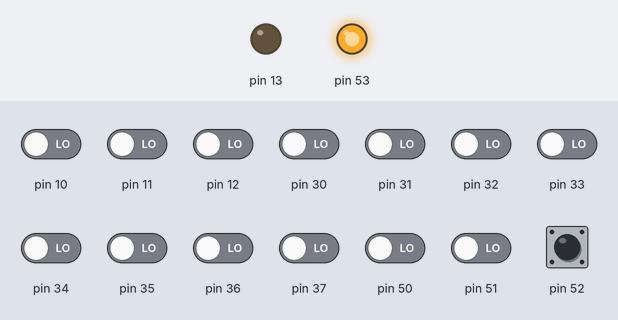
This sketch was run on a simulated Arduino Mega 2560, built for the host (arithmetic inside an expression is 32-bit, double 64-bit). Shown: output pins drawn as LEDs (lit = HIGH). Inputs (shaded band) come from the test bench; at power-on: pin 52 HIGH, pin 10–12, pin 30–37, pin 50, pin 51 LOW.

Above: at 0.1 s.
Timing chart, 0 to 1.6 s (numbered marks = the images above):
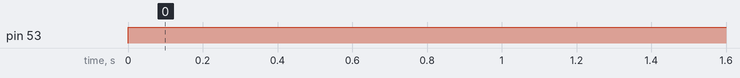

Measured:
- by itself, pin 53: LOW → HIGH at 0.00 s

The sketch:

1284_Osc_8_Button_Organ.ino
```cpp
// (licence header left out)
/* Include the constants file */
#include "decay256.h"
#include "cos2048.h"


/************************* Defines ********************************/
#define DEBUG 0

#if DEBUG == 1
#define dprint(expression) Serial.print("# "); Serial.print( #expression ); Serial.print( ": " ); Serial.println( expression )
#define dshow(expression) Serial.println( expression )
#else
#define dprint(expression)
#define dshow(expression)
#endif

#ifndef cbi
#define cbi(sfr, bit) (_SFR_BYTE(sfr) &= ~_BV(bit))
#endif
#ifndef sbi
#define sbi(sfr, bit) (_SFR_BYTE(sfr) |= _BV(bit))
#endif

/* Sample rate, in powers of two  2^14 = 16384 */
#define SAMPLE_RATE 16384

/* Control the rate of checking controls */
#define CONTROL_RATE 128

/* Mid voltage point of the 10 bit PWM */
#define PWM_BIAS 512

/************************** Variables *****************************/

/*The measured referance clock speed */
const double ref_clk = 16381.6;
/* Store the dfreq */
double dFreq;

// variables used inside interrupt service declared as voilatile
volatile int32_t sample;
volatile uint16_t icnt; // var inside interrupt

volatile unsigned long phaccu; // pahse accumulator

volatile unsigned long tword_m; // dds tuning word m

/*Notes */
const unsigned long c_tword_m = 34345896;
const unsigned long d_tword_m = 38540816;
const unsigned long e_tword_m = 43260096;
const unsigned long f_tword_m = 46144104;
const unsigned long g_tword_m = 51387752;
const unsigned long a_tword_m = 57680132;
const unsigned long b_tword_m = 64759056;
const unsigned long c2_tword_m = 68691792;

volatile boolean next_step = false;

volatile uint16_t control_count;
volatile uint16_t control_match;

/******* About the envelope *************/
volatile uint8_t mod_count = 0;
volatile uint16_t mod_tick;
boolean envelope = false;
boolean att = false;
boolean rel = false;
boolean button_check = false;
boolean octave = false;


/******** About the ADC *****************/
uint16_t adc0 = 0;
uint16_t adc_array[4];
uint16_t old_adc0 = 0;

/*About the filter  */
const float alpha = .25;
/*Store the filtered sample */
uint16_t adc_filtered[4] = {0, 0, 0,};
/*Store the previous filtered sample */
uint32_t f_v[4][3];

/**************************  Functions ****************************/
/* Sample rate tick timer, place any counter to increment here */
void tick_hook() {
  mod_tick ++;
  /* Fixed an anoying over-flow tick */
  if (mod_tick > 16384) {
    mod_tick = 0;
  }
}

void filter(byte ary_num) {
  /*Calculate the new value */
  f_v[ary_num][1] = (float)alpha * adc_array[ary_num] + (1 - alpha) * f_v[ary_num][0];
  /*Store the old value */
  f_v[ary_num][0] = f_v[ary_num][1];

  /*Store the filtered value */
  adc_filtered[ary_num] = f_v[ary_num][1];
}


/******************************************************************/
/*************************** Setup ********************************/
/******************************************************************/
void setup() {
  if (DEBUG) {
    Serial.begin(115200);
  }

  /************************* Setup Pins ***************************/

  for (byte p = 16; p < 24; p ++) {
    pinMode(p, INPUT_PULLUP);
  }

  pinMode(1, INPUT_PULLUP);

  /*Set PD5 to OUTPUT */
  //DDRD |= _BV (5); // pinMode (5, OUTPUT);
  pinMode(13, OUTPUT);

  /* PB0, pin 1 as OUTPUT for LED */
  DDRB |= _BV (0); // pinMode (0, OUTPUT);


  /*************************  Setup ADC ***************************/
  /*Set to Right Adjust for 1024 precision */
  cbi(ADMUX, ADLAR);

  /*Set to VRef to AVCC */
  cbi(ADMUX, REFS1);
  sbi(ADMUX, REFS0);

  /*Set to ADC0 to start */
  cbi(ADMUX, MUX3);
  cbi(ADMUX, MUX2);
  cbi(ADMUX, MUX1);
  cbi(ADMUX, MUX0);

  /*Set prescaler to 64 */
  sbi(ADCSRA, ADPS2);
  sbi(ADCSRA, ADPS1);
  cbi(ADCSRA, ADPS0);

  /*Turn off Auto Trigger */
  cbi(ADCSRA, ADATE);

  /*Turn the ADC ON  */
  cbi(ADCSRA, ADEN);

  /*Start the first conversion */
  cbi(ADCSRA, ADSC);

  /*************************  Setup Timer1 ************************/
  /* Stop interrupts */
  cli();
  /* Clear the Timer 1 registers */
  TCCR1A = 0;
  TCCR1B = 0;
  /* Initialize the count to Zero */
  TCNT1  = 0;
  /* Set PWM value max 10 bit ie, 0 to 1024 */
  OCR1A = 512;
  /* Set to Fast PWM  10 bit */
  cbi(TCCR1B, WGM13);
  sbi(TCCR1B, WGM12);
  sbi(TCCR1A, WGM11);
  sbi(TCCR1A, WGM10);

  /* Set prescaler */
  /*  CS12  CS11  CS10    prescaler
       0    0     0       No clock source, disabled
       0    0     1       System clock, no prescale
       0    1     0       clk/8
       0    1     1       clk/64
       1    0     0       clk/256
       1    0     1       clk/1024
  */
  cbi(TCCR1B, CS12);
  cbi(TCCR1B, CS11);
  sbi(TCCR1B, CS10);

  /* Enable timer compare interrupt */
  /* This will enable the ISR to be used */
  //sbi(TIMSK1, OCIE1A);

  /*Set OC1A to non-inverting mode  */
  /* Pin PD5 Clear on Compare, Set at BOTTOM */
  sbi(TCCR1A, COM1A1);
  cbi(TCCR1A, COM1A0);
  /* Pin PD4 normal operation */
  cbi(TCCR1A, COM1B1);
  cbi(TCCR1A, COM1B0);

  /*Allow interrupts */
  sei();

  /*Use Timer 3 to control sample time */

  /*************************  Setup Timer3 ************************/
  /* Stop interrupts */
  cli();
  /* Clear the Timer 1 registers */
  TCCR3A = 0;
  TCCR3B = 0;
  /* Initialize the count to Zero */
  TCNT3  = 0;
  /* Set compare match register value */
  /* F_CPU / ( prescaler * time )  */
  OCR3A = F_CPU / SAMPLE_RATE;
  /* Set to Clear Timer on Compare Match */
  sbi(TCCR3B, WGM32);

  /* Set prescaler */
  /*  CS12  CS11  CS10    prescaler
       0    0     0       No clock source, disabled
       0    0     1       System clock, no prescale
       0    1     0       clk/8
       0    1     1       clk/64
       1    0     0       clk/256
       1    0     1       clk/1024
  */
  cbi(TCCR3B, CS32);
  cbi(TCCR3B, CS31);
  sbi(TCCR3B, CS30);

  /* Enable timer compare interrupt */
  /* This will enable the ISR to be used */
  sbi(TIMSK3, OCIE3A);

  /*Toggle OC1A/OC1B on compare match */
  /* Pin PB6 normal operation */
  cbi(TCCR3A, COM3A1);
  cbi(TCCR3A, COM3A0);
  /* Pin PB7 normal operation */
  cbi(TCCR3A, COM3B1);
  cbi(TCCR3A, COM3B0);

  /*Allow interrupts */
  sei();

  control_match = SAMPLE_RATE / CONTROL_RATE;


  /*Initial freq */
  dFreq = 110;    //100 Hz
  /* calulate DDS new tuning word */
  tword_m = pow(2, 32) * dFreq / ref_clk;


}/**************************  End Setup **************************/

/*ISR to handle the Timer 1 interrupt */
ISR(TIMER1_COMPA_vect) {

}

/*ISR to handle the Timer 3 interrupt */
ISR(TIMER3_COMPA_vect) {
  /*System rate tick timer */
  tick_hook();

  /* Set the next value */
  OCR1A = PWM_BIAS + sample; // (COS2048_DATA[icnt] << 2) ;

  /* Get the next tword */
  phaccu = phaccu + tword_m; // soft DDS, phase accu with 32 bits
  /* Get the next phase position */
  icnt = phaccu >> 21; // use upper 11 bits for phase accu as frequency information

  /* Fixed point math to calculate the envelope */
  int32_t ww = COS2048_DATA[icnt] << 2;
  /* 127 from the decay table is aprox. multiply by 1 */
  int32_t mm = DECAY256_DATA[mod_count];
  /* Same as sample * mod, ie  256 * .5 = 128 */
  sample =  (((ww << 8) * mm) >> 16);

  /*Check the controls at the control rate */
  control_count ++;
  if (control_count >= control_match) {
    control_count = 0;
    next_step = true;
  }

}

/******************************************************************/
/**************************** Loop ********************************/
/******************************************************************/
void loop() {

  /*****  Envelope control ****/
  /* ATTACK */
  if (envelope && att) {
    /*Attack speed of the envelope */
    uint16_t env_speed = 4;
    if (mod_tick >= env_speed) {
      /*Increment the mod counter */
      mod_count += 2;
      /*Clear the tick counter */
      mod_tick = 0;
    }
    if (mod_count == 126) {
      att = false;
    }
  }
  /* RELEASE */
  if (!envelope && rel) {
    /*Release speed of the envelope */
    uint16_t env_speed = 64;
    if (mod_tick >= env_speed) {
      /*Increment the mod counter */
      mod_count += 2;
      /*Clear the tick counter */
      mod_tick = 0;
    }
    if (mod_count >= 254) {
      rel = false;
    }
  }

  /*If the button is pressed start the envelope */
  uint8_t p = PINC;

  if (p != 255 && !button_check) {
    /*Determine the key pressed and set the new tword*/

    for (byte k = 0; k < 8; k ++) {
      byte h = p & 0B00000001;
      if (!h) {
        switch (k) {
          case 0:
            if (octave) {
              tword_m = (c_tword_m << 1);
            } else {
              tword_m = c_tword_m;
            }
            break;
          case 1:
            if (octave) {
              tword_m = (d_tword_m << 1);
            } else {
              tword_m = d_tword_m;
            }
            break;
          case 2:
            if (octave) {
              tword_m = (e_tword_m << 1);
            } else {
              tword_m = e_tword_m;
            }
            break;
          case 3:
            if (octave) {
              tword_m = (f_tword_m << 1);
            } else {
              tword_m = f_tword_m;
            }
            break;
          case 4:
            if (octave) {
              tword_m = (g_tword_m << 1);
            } else {
              tword_m = g_tword_m;
            }
            break;
          case 5:
            if (octave) {
              tword_m = (a_tword_m << 1);
            } else {
              tword_m = a_tword_m;
            }
            break;
          case 6:
            if (octave) {
              tword_m = (b_tword_m << 1);
            } else {
              tword_m = b_tword_m;
            }
            break;
          case 7:
            if (octave) {
              tword_m = (c2_tword_m << 1);
            } else {
              tword_m = c2_tword_m;
            }
            break;
        }
      }
      p = p >> 1;
    }

    PORTB |= _BV (0); // digitalWrite (0, HIGH);
    envelope = true;
    att = true;
    button_check = true;
  }

  /*Button check true, hold the envelope */

  /*If the button is released, start the release and turn off the envelope */

  if (p == 255 && button_check) {
    PORTB &= ~_BV (0); // digitalWrite (0, LOW);
    envelope = false;
    rel = true;
    button_check = false;
  }

  /*Octave button */
  if (!(PINB & _BV (1))) {
    octave = true;
  } else {
    octave = false;
  }

}/*************************** End Loop *****************************/
```

Source omitted: cos2048.h (data table, 12281 bytes), decay256.h (data table, 1635 bytes)
